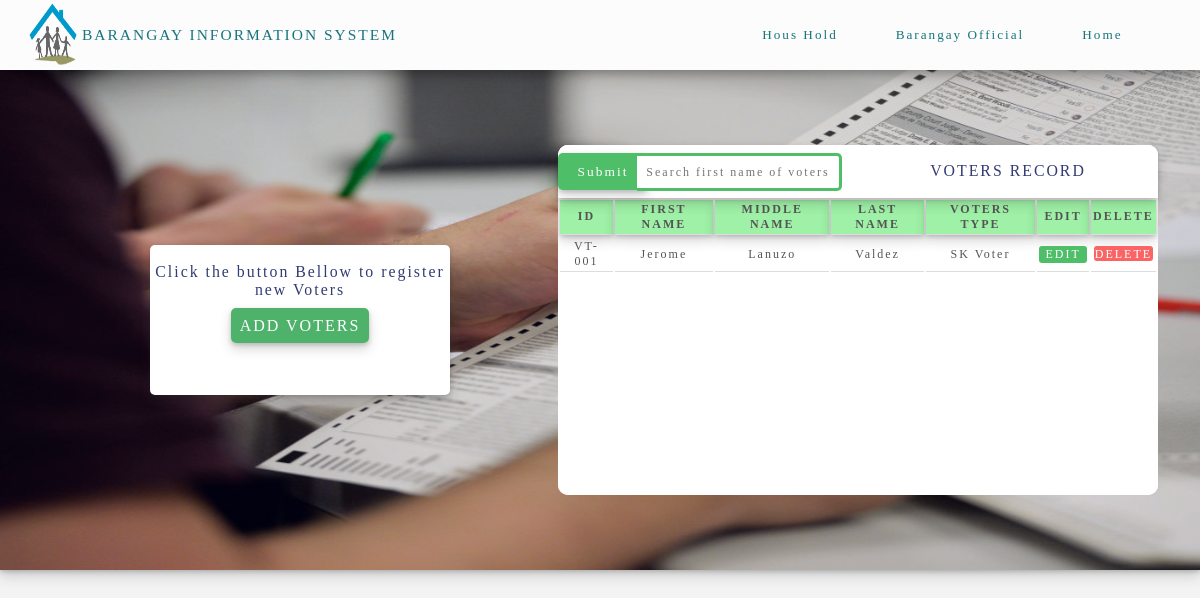
Screenshot of /HTML_FOLDER/Voters.php (signed in) with the database file from the repository.
### tables this page shows
CREATE TABLE `voters` (
  `V_id` varchar(20) NOT NULL,
  `V_Fname` varchar(50) NOT NULL,
  `V_Mname` varchar(50) NOT NULL,
  `V_Lname` varchar(50) NOT NULL,
  `V_Type` varchar(20) NOT NULL
);

### HTML_FOLDER/Voters.php (the view, shortened to what this page needs)
<?php
	include('../PHP_FOLDER/DBconnection.php');
 ?>
<!DOCTYPE html>
<html>
<head>
	<link rel="stylesheet" type="text/css" href="../CSS_FOLDER/Style2.css">
</head>
<body>
	<div class="main">
		<div class="header">
			<div class="logo">
				<img src="../Images/BRGlogo.png">
				<labe class="logo_text">BARANGAY INFORMATION SYSTEM</label>
			</div>
			<div class="LabelLogo1"></div>
			<div class="LabelLogo2">
				<div class="child_labelLogo">
					<label class="Button" id="House_HoldPage">Hous Hold</label>
				</div>
				<div class="child_labelLogo">
					<label class="Button" id="BarangayOfficialPage">Barangay Official</label>
				</div>
				<div class="child_labelLogo">
					<label class="Button_home" id="HomePage">Home</label>
				</div>
			</div>
			<div class="box_body_Voters">
				<div class="box_body_Voters_child">
					<div class="box_body_Voters_child_R">
						<br>
						<label class="Button_V">Click the button Bellow to register new Voters</label><br><br>
						<a href="#open_Voters_modal" class="BTN_VOTERS">ADD VOTERS</a>
					</div>
				</div>
				<div class="box_body_Voters_child">
					<div class="Record_Voters_List">
						<div class="Record_Voters_List_child">
							<div class="Record_Voters_List_child_header">
								<input type="submit" class="Search_V_btn" onclick="Search_Voters_SELECT();">
								<input type="text" id="Search_Voters" placeholder="Search first name of voters" class="Search_V_input">
							</div>
							<div class="Record_Voters_List_child_header">
								<label class="Button_V_newText">VOTERS RECORD</label><br><br>
							</div>
						</div>
						<div class="Record_Voters_List_child" id="responseRecord_text">
						<?php
							$sql2 = "SELECT * FROM voters";
							$prepare2 = $pdo->prepare($sql2);
							$prepare2->execute();
							$newData3 = $prepare2->fetchAll(PDO::FETCH_ASSOC);
							$output = '<table class="table_purok">
											<tr>
												<th>ID</th>
												<th>FIRST NAME</th>
												<th>MIDDLE NAME</th>
												<th>LAST NAME</th>
												<th>VOTERS TYPE</th>
												<th>EDIT</th>
												<th>DELETE</th>
											</tr>
								';
							foreach ($newData3 as $row){
								$output .= '
											<tr>
												<td>'.$row["V_id"].'</td>
												<td>'.$row["V_Fname"].'</td>
												<td>'.$row["V_Mname"].'</td>
												<td>'.$row["V_Lname"].'</td>
												<td>'.$row["V_Type"].'</td>
												<td>
													<button class="ViewEdit_V" id='.$row["V_id"].' name='.$row["V_id"].' onclick="get_dataVoters(this.id);">EDIT</button>
												</td>
												<td>
													<a href="../PHP_FOLDER/Delete.php?
														DeleteVoters='.$row["V_id"].'"  class="Delete_V">DELETE</a>
												</td>
											</tr>
									';
							}
							$output .= '</table>';
							echo $output;
						 ?>
						</div>
					</div>
				</div>
			</div>
		</div>
</body>
</html>

### CSS_FOLDER/Style2.css (style rules this page uses)
body { background: rgb(243, 243, 243); padding: 0; margin: 0; background-position: center; box-sizing: border-box; font-family: "Palatino Linotype"; }
.main { width: 100%; height: 100%; }
.header { align-items: center; background: rgb(243, 243, 243); box-shadow: 0 4px 8px 0 rgba(0, 0, 0, 0.2), 0 6px 20px 0 rgba(0, 0, 0, 0.19); width: 100%; height: 70px; position: relative; }
img { margin: auto; width: 4vw; height: 8vh; }
.logo { background: #FCFCFC; background-size: cover; width: 40%; height: 100%; float: left; display: flex; }
.LabelLogo1 { background: #FCFCFC; width: 20%; height: 100%; float: left; }
.LabelLogo2 { background: #FCFCFC; width: 40%; height: 100%; float: right; }
.logo_text { margin: auto; letter-spacing: 2px; font-size: 1.29vw; color: #17757e; position: relative; right: 11.20%; }
.child_labelLogo:nth-child(1) { background: #FCFCFC; width: 33.33%; height: 100%; float: left; position: relative; display: flex; flex-direction: end; align-items: center; }
.child_labelLogo:nth-child(2) { background: #FCFCFC; width: 33.33%; display: flex; height: 100%; align-items: center; float: left; }
.Button { margin: auto; font-size: 1.10vw; letter-spacing: 2px; color: #17757e; transition: 100ms linear; cursor: pointer; }
.child_labelLogo:nth-child(3) { position: relative; background: #FCFCFC; width: 33.33%; display: flex; height: 100%; align-items: center; float: right; }
.Button_home { margin: auto; font-size: 1.10vw; letter-spacing: 2px; position: relative; right: 11%; color: #17757e; transition: 100ms linear; }
.box_body_Voters { background: url("../Images/VotersBG.jpg"); background-repeat: no-repeat; box-shadow: 0 2px 4px 0 rgba(42, 43, 44, 0.2), 0 6px 12px 0 rgba(42, 43, 44, 0.19); background-size: 100% 100%; width: 100%; height: 500px; position: relative; z-index: -1; clear: both; overflow: hidden; display: flex; justify-content: space-around; }
.box_body_Voters_child:nth-child(1) { background: rgba(5, 5, 150, .1); width: 50%; height: 100%; display: flex; }
.box_body_Voters_child:nth-child(2) { background: rgba(5, 5, 150, .1); width: 50%; height: 100%; display: flex; }
.box_body_Voters_child_R { background: #fff; border-radius: 5px; width: 50%; text-align: center; height: 30%; box-shadow: 0 2px 4px 0 rgba(42, 43, 44, 0.2), 0 6px 12px 0 rgba(42, 43, 44, 0.19); margin: auto; animation: Animate_V 1s; }
.BTN_VOTERS { text-decoration: none; padding: 3%; border-radius: 5px; letter-spacing: 2px; background: #4fb26b; color: #fff; box-shadow: 0 2px 4px 0 rgba(42, 43, 44, 0.2), 0 6px 12px 0 rgba(42, 43, 44, 0.19); transition: 100ms linear; }
.Button_V { font-family: "Palatino Linotype"; font-size: 1.32vw; letter-spacing: 2px; color: #323b73; }
.Record_Voters_List { background: #fff; width: 100%; margin: auto; height: 70%; position: relative; right: 7%; border-radius: 10px; -webkit-animation: 1s Animate_V_new linear; }
.Record_Voters_List_child:nth-child(1) { background: #fff; width: 100%; height: 15%; box-shadow: 0 2px 4px 0 rgba(42, 43, 44, 0.2), 0 6px 12px 0 rgba(42, 43, 44, 0.19); border-top-right-radius: 10px; border-top-left-radius: 10px; position: relative; z-index: 1; display: flex; justify-content: space-around; }
.Record_Voters_List_child:nth-child(2) { background: #fff; width: 100%; height: 85%; border-bottom-right-radius: 10px; border-bottom-left-radius: 10px; overflow: scroll; }
.Record_Voters_List_child_header:nth-child(1) { background: #fff; width: 50%; border-top-left-radius: 10px; height: 100%; }
.Record_Voters_List_child_header:nth-child(2) { background: #fff; width: 50%; height: 100%; border-top-right-radius: 10px; display: flex; }
.Button_V_newText { font-family: "Palatino Linotype"; font-size: 1.32vw; letter-spacing: 2px; margin: auto; color: #323b73; }
.Search_V_btn { border: none; font-family: "Palatino Linotype"; font-size: 1.12vw; letter-spacing: 2px; width:30%; height: 70%; background: #4ebe68; border-radius: 5px; color: #fff; box-shadow: 0 2px 4px 0 rgba(42, 43, 44, 0.2), 0 6px 12px 0 rgba(42, 43, 44, 0.19); transition: 100ms linear; outline: none; position: relative; top: 15%; }
.Search_V_input { border: none; font-family: "Palatino Linotype"; font-size: 1vw; letter-spacing: 2px; width: 66%; text-align: center; position: relative; top: 15%; right: 5%; height: 58%; outline: none; border-bottom: solid 3px #4ebe68; border-right: solid 3px #4ebe68; border-top: solid 3px #4ebe68; border-top-right-radius: 5px; border-bottom-right-radius: 5px; }

### rows the page displays
voters: V_id "VT-001", V_Fname "Jerome", V_Mname "Lanuzo", V_Lname "Valdez", V_Type "SK Voter"
